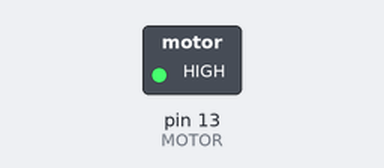
Simulated run of this sketch. Board: Arduino Uno, built with avr-gcc and run on an emulated ATmega328P. Parts: switched loads named in the sketch (green lamp = pin HIGH).

Above: at 0.5 s.
At 6.0 s:
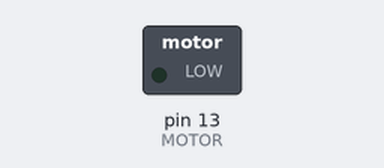
Timing chart, 0 to 14.3 s (numbered marks = the images above):
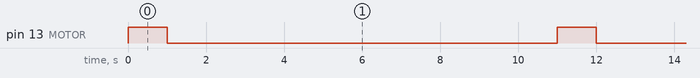

The sketch:

motor_vibrate.ino
```cpp
int MOTOR = 13;

void setup() {
  // put your setup code here, to run once:
  pinMode(MOTOR, OUTPUT);
}

void loop() {
  // put your main code here, to run repeatedly:
  digitalWrite(MOTOR, HIGH);
  delay(1000);
  digitalWrite(MOTOR, LOW);
  delay(10000);

}
```

Measured:
- by itself, pin 13 (MOTOR): alternates HIGH for 1.0 s and LOW for 10.0 s
